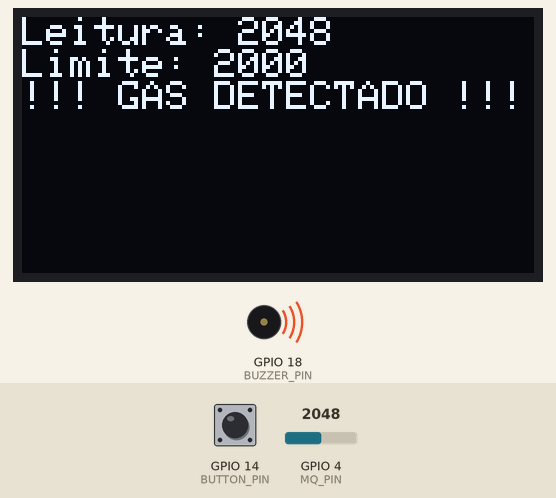
Recording of a sketch running on a simulated ESP32-S3. Shown: 128×64 one-colour display, buzzer (waves = sounding). The inputs (shaded band) are chosen by the test bench; at power-on: GPIO 4 (MQ_PIN) = 2048, GPIO 14 (BUTTON_PIN) HIGH.

Above: at 1.2 s.
1.3 s: GPIO 4 (MQ_PIN) set to 1863
At 1.8 s:
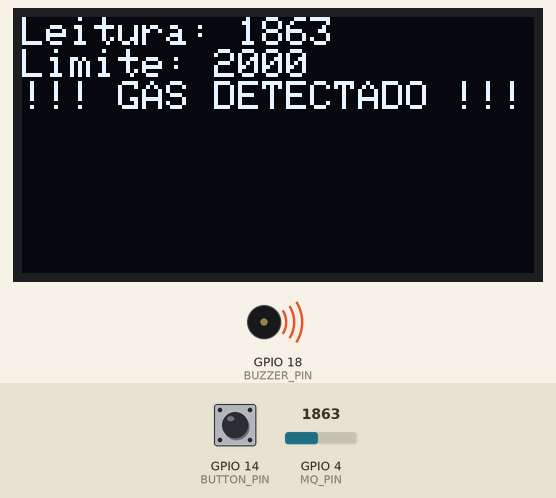
2.9 s: GPIO 4 (MQ_PIN) set to 1729
At 3.5 s:
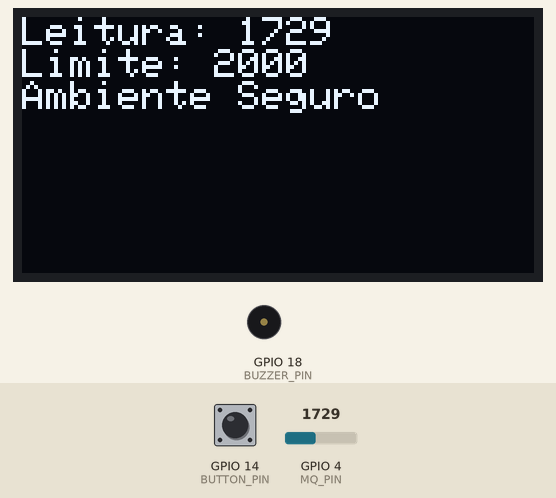
4.4 s: GPIO 4 (MQ_PIN) set to 1938
At 5.2 s:
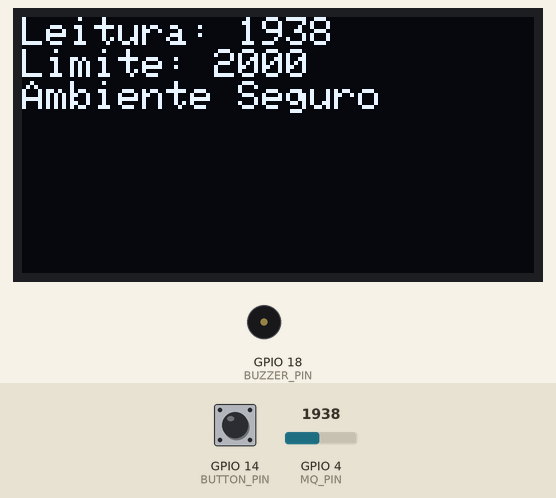
6.0 s: GPIO 4 (MQ_PIN) set to 2050
At 6.9 s:
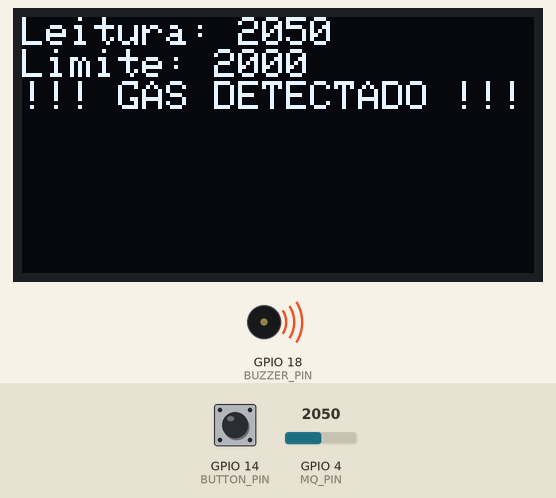
7.6 s: GPIO 14 (BUTTON_PIN) pulled LOW for 0.25 s
At 8.8 s:
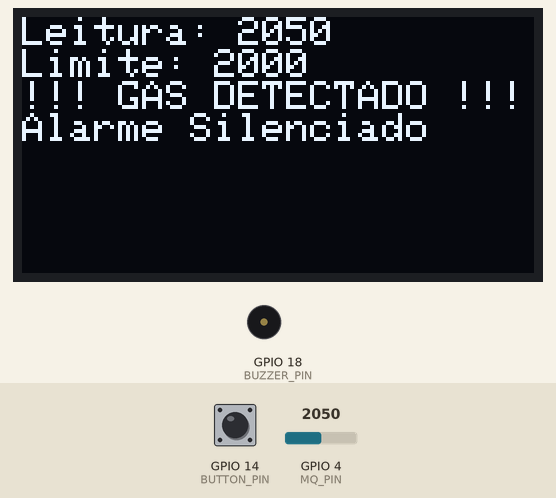
9.5 s: GPIO 4 (MQ_PIN) set to 1228
At 10.5 s:
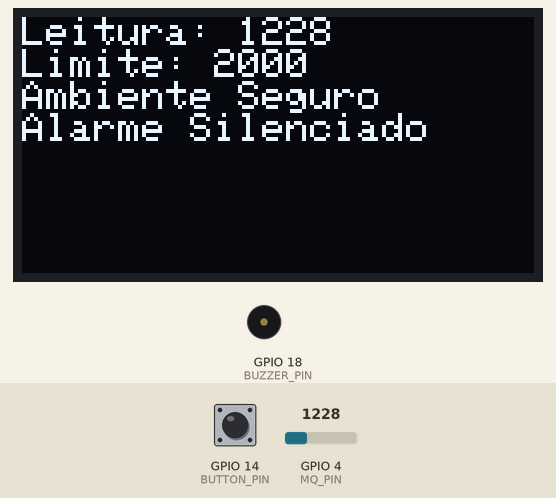
Timing chart, 0 to 12.1 s (numbered marks = the images above; inputs shaded):
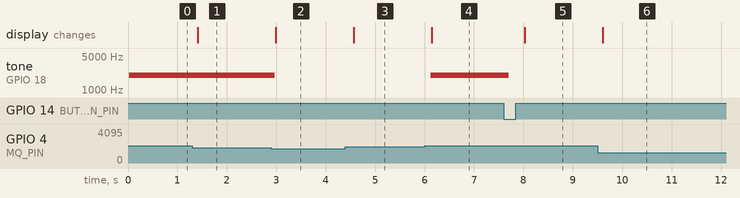

Measured:
- the behaviour switches between 1800 and 1799 on GPIO 4 (MQ_PIN) (found by bisection; images 1 and 2)
- the behaviour switches between 2000 and 2001 on GPIO 4 (MQ_PIN) (found by bisection; images 3 and 4)
- after the input at 1.3 s, the display: changes after 0.11 s (image 1)
- after the input at 2.9 s, tone on GPIO 18 (BUZZER_PIN): 2000 Hz → silent after 0.06 s; the display: changes after 0.09 s (image 2)
- after the input at 4.4 s, the display: changes after 0.17 s (image 3)
- after the input at 6.0 s, tone on GPIO 18 (BUZZER_PIN): silent → 2000 Hz after 0.13 s; the display: changes after 0.15 s (image 4)
- after the input at 7.6 s, tone on GPIO 18 (BUZZER_PIN): 2000 Hz → silent after 0.11 s; the display: changes after 0.43 s (image 5)
- after the input at 9.5 s, the display: changes after 0.11 s (image 6)

The sketch:

sketch.ino
```cpp
#include <Wire.h>
#include <Adafruit_GFX.h>
#include <Adafruit_SSD1306.h>

#define SCREEN_WIDTH 128
#define SCREEN_HEIGHT 64

// OLED I2C
#define SDA_PIN 8
#define SCL_PIN 9

// Pinos do projeto
#define MQ_PIN 4
#define BUZZER_PIN 18
#define BUTTON_PIN 14

// Limite e histerese
int limite = 2000;
int histerese = 200;

bool alarmeAtivo = false;
bool alarmeSilenciado = false;

Adafruit_SSD1306 display(SCREEN_WIDTH, SCREEN_HEIGHT, &Wire, -1);

void setup() {
  Serial.begin(115200);

  pinMode(BUZZER_PIN, OUTPUT);
  pinMode(BUTTON_PIN, INPUT_PULLUP);

  Wire.begin(SDA_PIN, SCL_PIN);

  if(!display.begin(SSD1306_SWITCHCAPVCC, 0x3C)) {
    Serial.println("Erro no OLED");
    while(true);
  }

  display.clearDisplay();
  display.setTextSize(1);
  display.setTextColor(WHITE);
}

void loop() {

  int valorGas = analogRead(MQ_PIN);

  // ---------- HISTERSE ----------
  if (!alarmeAtivo && valorGas > limite) {
    alarmeAtivo = true;
    alarmeSilenciado = false;
  }

  if (alarmeAtivo && valorGas < (limite - histerese)) {
    alarmeAtivo = false;
    noTone(BUZZER_PIN);
  }

  // ---------- BOTÃO SILENCIAR ----------
  if (digitalRead(BUTTON_PIN) == LOW && alarmeAtivo) {
    alarmeSilenciado = true;
    noTone(BUZZER_PIN);
    delay(300); // debounce simples
  }

  // ---------- BUZZER ----------
  if (alarmeAtivo && !alarmeSilenciado) {
    tone(BUZZER_PIN, 2000);
  }

  // ---------- OLED ----------
  display.clearDisplay();
  display.setCursor(0, 0);
  display.print("Leitura: ");
  display.println(valorGas);

  display.print("Limite: ");
  display.println(limite);

  if (alarmeAtivo) {
    display.println("!!! GAS DETECTADO !!!");
  } else {
    display.println("Ambiente Seguro");
  }

  if (alarmeSilenciado) {
    display.println("Alarme Silenciado");
  }

  display.display();

  delay(200);
}
```
